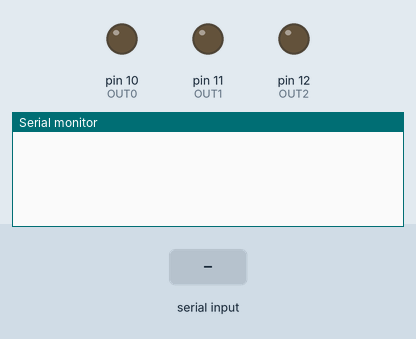
This sketch was run on a simulated Arduino Uno, built with avr-gcc and run on an emulated ATmega328P. Parts: output pins drawn as LEDs (lit = HIGH), the last lines printed to the serial monitor. The test bench sets the inputs (shaded band).

Above: at 1.2 s.
1.3 s: "90,45,200\n" received over the second serial link
At 1.9 s:
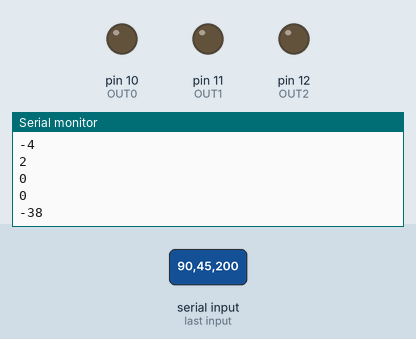
2.8 s: "30,150,10\n" received over the second serial link
At 4.0 s:
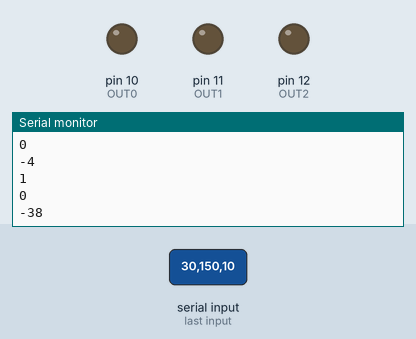
4.3 s: "5\n" received over the second serial link
At 5.5 s:
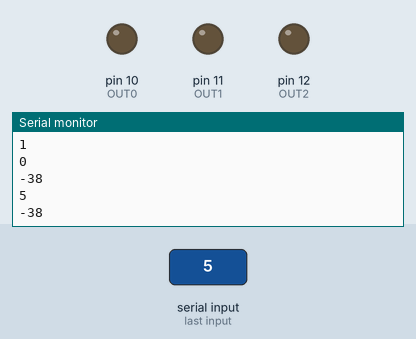
5.8 s: "200\n" received over the second serial link
At 6.9 s:
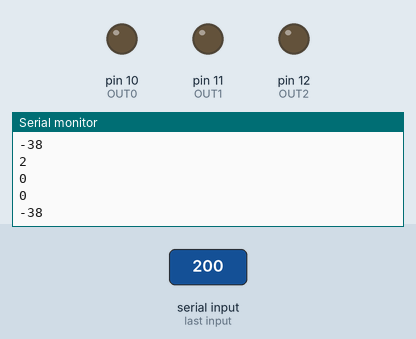
7.3 s: "1,90\n" received over the second serial link
At 8.2 s:
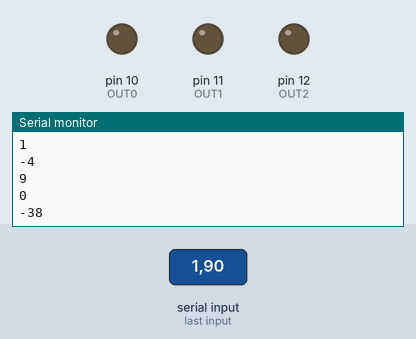
Timing chart, 0 to 9.8 s (numbered marks = the images above; inputs shaded):
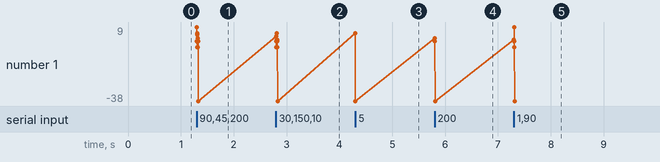

Measured:
- after the input at 1.3 s, the serial monitor: prints a new line at once (image 1)
- after the input at 2.8 s, the serial monitor: prints a new line at once (image 2)
- after the input at 5.8 s, the serial monitor: prints a new line at once (image 4)
- after the input at 7.3 s, the serial monitor: prints a new line at once (image 5)

The sketch:

receiver.ino
```cpp
#include <SoftwareSerial.h>

#define OUT0 10
#define OUT1 11
#define OUT2 12

#define SW0 5
#define SW1 6
#define SW3 7

String rx_data = "";
char character;
bool sw_status[] = {0,0,0};
String sw_values[8]={"000","001","010","011","100","101","110","111"};
int signal = 0;
int code = 0;

/*
 *   000 = 0
 *   001 = 1
 *   010 = 2
 *   011 = 3
 *   100 = 4
 *   101 = 5
 *   110 = 6
 *   111 = 7
 *
 */

SoftwareSerial HC12(8,9);

void set_sw_pattern(){
  sw_status[0]=sw_values[code].substring(0,1).toInt();
  sw_status[1]=sw_values[code].substring(1,2).toInt();
  sw_status[2]=sw_values[code].substring(2).toInt();
}

void setup(){
  pinMode(OUT0, OUTPUT);
  pinMode(OUT1, OUTPUT);
  pinMode(OUT2, OUTPUT);
  HC12.begin(1200);
  Serial.begin(9600);
}

char led;

void loop(){
  if(HC12.available()>0){
    rx_data = HC12.read();
    code = rx_data.toInt() - 48;
    set_sw_pattern();
    signal = 10;
    Serial.println(code);
  }else if(HC12.available()<1){
    if(signal < 5){
      code = 0;
      set_sw_pattern();
    }
    if (signal > 0){
      signal -= 1;
      delay(100);
    }
  }
  digitalWrite(OUT0,sw_status[0]);
  digitalWrite(OUT1,sw_status[1]);
  digitalWrite(OUT2,sw_status[2]);
}
```
